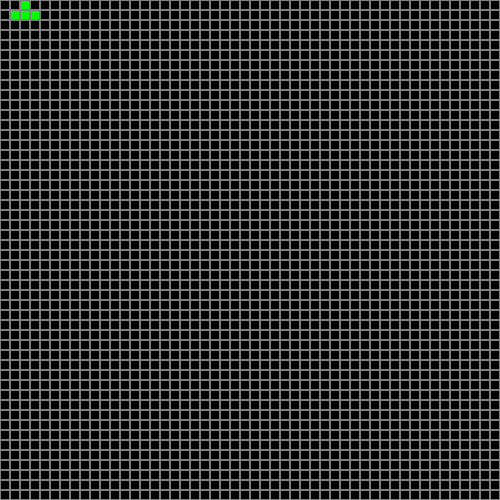
Frame 1 (no input)
Frame 60 (the mouse pressed at the canvas centre just before this capture): identical to frame 1, image omitted
Frame 120 (the mouse held since frame 60 and released just before this capture): identical to frame 1, image omitted

The Processing sketch that drew this single still picture (run headless with seeded random() and noise(); from frame 60 on, the mouse is pressed at the canvas centre):

// Processing sketch: LifeWIP
// ── LifeWIP.pde
void setup()
{
  size(500, 500);
  cellWidth = width / colCount;
  cellHeight = height / rowCount;
  
  board[0][2] = true; // Row, Col
  board[1][1] = true;
  board[1][2] = true;
  board[1][3] = true;
  
}

int rowCount = 50,colCount = 50;
float cellWidth, cellHeight;
boolean[][] board = new boolean[rowCount][colCount];

// Finish this off!!
int countLiveCellsSurrounding(int row, int col)
{
  int count = 0;
  
  if (row > 0 && col > 0 && board[row - 1][col -1])
  {
    count ++;
  }
  
  return count;
}


void draw()
{    
   background(0);
   stroke(128);
   for(int row = 0 ; row < rowCount ; row ++)
   {
     for (int col = 0 ; col < colCount ; col ++)
     {
       if (board[row][col])
       {
         fill(0, 255, 0);
       }
       else
       {
         fill(0);
       }
       float x = col * cellWidth;
       float y = row * cellHeight;
       rect(x, y, cellWidth - 1, cellHeight - 1);
     }
   }
}
